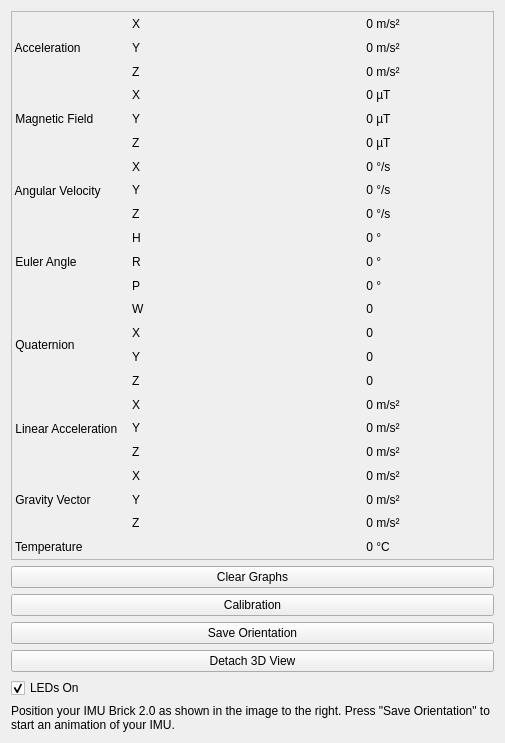
<?xml version="1.0" encoding="UTF-8"?>
<ui version="4.0">
 <class>IMUV2</class>
 <widget class="QWidget" name="IMUV2">
  <property name="geometry">
   <rect>
    <x>0</x>
    <y>0</y>
    <width>505</width>
    <height>743</height>
   </rect>
  </property>
  <property name="windowTitle">
   <string>Form</string>
  </property>
  <layout class="QHBoxLayout" name="horizontalLayout_2">
   <item>
    <layout class="QVBoxLayout" name="verticalLayout_3">
     <item>
      <widget class="QScrollArea" name="scrollArea">
       <property name="sizePolicy">
        <sizepolicy hsizetype="Expanding" vsizetype="Expanding">
         <horstretch>0</horstretch>
         <verstretch>1</verstretch>
        </sizepolicy>
       </property>
       <property name="widgetResizable">
        <bool>true</bool>
       </property>
       <widget class="QWidget" name="scrollAreaWidgetContents_2">
        <property name="geometry">
         <rect>
          <x>0</x>
          <y>0</y>
          <width>483</width>
          <height>511</height>
         </rect>
        </property>
        <layout class="QVBoxLayout" name="verticalLayout_2">
         <property name="margin">
          <number>0</number>
         </property>
         <item>
          <layout class="QGridLayout" name="data_grid">
           <property name="spacing">
            <number>0</number>
           </property>
           <item row="1" column="1">
            <widget class="QLabel" name="label_acceleration_22">
             <property name="text">
              <string>Y</string>
             </property>
            </widget>
           </item>
           <item row="0" column="1">
            <widget class="QLabel" name="label_acceleration_21">
             <property name="text">
              <string>X</string>
             </property>
            </widget>
           </item>
           <item row="22" column="0">
            <widget class="QLabel" name="label_temperature_11">
             <property name="text">
              <string> Temperature</string>
             </property>
            </widget>
           </item>
           <item row="4" column="1">
            <widget class="QLabel" name="label_magnetic_field_22">
             <property name="text">
              <string>Y</string>
             </property>
            </widget>
           </item>
           <item row="5" column="1">
            <widget class="QLabel" name="label_magnetic_field_23">
             <property name="text">
              <string>Z</string>
             </property>
            </widget>
           </item>
           <item row="12" column="2">
            <widget class="QLabel" name="label_quaternion_w">
             <property name="text">
              <string>0</string>
             </property>
             <property name="alignment">
              <set>Qt::AlignRight|Qt::AlignTrailing|Qt::AlignVCenter</set>
             </property>
            </widget>
           </item>
           <item row="6" column="2">
            <widget class="QLabel" name="label_angular_velocity_x">
             <property name="text">
              <string>0</string>
             </property>
             <property name="alignment">
              <set>Qt::AlignRight|Qt::AlignTrailing|Qt::AlignVCenter</set>
             </property>
            </widget>
           </item>
           <item row="4" column="3">
            <widget class="QLabel" name="label_magnetic_field_42">
             <property name="text">
              <string> µT</string>
             </property>
            </widget>
           </item>
           <item row="5" column="3">
            <widget class="QLabel" name="label_magnetic_field_43">
             <property name="text">
              <string> µT</string>
             </property>
            </widget>
           </item>
           <item row="7" column="3">
            <widget class="QLabel" name="label_angular_velocity_42">
             <property name="text">
              <string> °/s</string>
             </property>
            </widget>
           </item>
           <item row="6" column="3">
            <widget class="QLabel" name="label_angular_velocity_41">
             <property name="text">
              <string> °/s</string>
             </property>
            </widget>
           </item>
           <item row="3" column="1">
            <widget class="QLabel" name="label_magnetic_field_21">
             <property name="text">
              <string>X</string>
             </property>
            </widget>
           </item>
           <item row="2" column="1">
            <widget class="QLabel" name="label_acceleration_23">
             <property name="text">
              <string>Z</string>
             </property>
            </widget>
           </item>
           <item row="7" column="1">
            <widget class="QLabel" name="label_angular_velocity_22">
             <property name="text">
              <string>Y</string>
             </property>
            </widget>
           </item>
           <item row="8" column="1">
            <widget class="QLabel" name="label_angular_velocity_23">
             <property name="text">
              <string>Z</string>
             </property>
            </widget>
           </item>
           <item row="6" column="1">
            <widget class="QLabel" name="label_angular_velocity_21">
             <property name="text">
              <string>X</string>
             </property>
            </widget>
           </item>
           <item row="13" column="1">
            <widget class="QLabel" name="label_quaternion_22">
             <property name="text">
              <string>X</string>
             </property>
            </widget>
           </item>
           <item row="12" column="1">
            <widget class="QLabel" name="label_quaternion_21">
             <property name="text">
              <string>W</string>
             </property>
            </widget>
           </item>
           <item row="14" column="1">
            <widget class="QLabel" name="label_quaternion_23">
             <property name="text">
              <string>Y</string>
             </property>
            </widget>
           </item>
           <item row="15" column="1">
            <widget class="QLabel" name="label_quaternion_24">
             <property name="text">
              <string>Z</string>
             </property>
            </widget>
           </item>
           <item row="16" column="1">
            <widget class="QLabel" name="label_linear_acceleration_21">
             <property name="text">
              <string>X</string>
             </property>
            </widget>
           </item>
           <item row="17" column="1">
            <widget class="QLabel" name="label_linear_acceleration_22">
             <property name="text">
              <string>Y</string>
             </property>
            </widget>
           </item>
           <item row="18" column="1">
            <widget class="QLabel" name="label_linear_acceleration_23">
             <property name="text">
              <string>Z</string>
             </property>
            </widget>
           </item>
           <item row="19" column="1">
            <widget class="QLabel" name="label_gravity_vector_21">
             <property name="text">
              <string>X</string>
             </property>
            </widget>
           </item>
           <item row="20" column="1">
            <widget class="QLabel" name="label_gravity_vector_22">
             <property name="text">
              <string>Y</string>
             </property>
            </widget>
           </item>
           <item row="21" column="1">
            <widget class="QLabel" name="label_gravity_vector_23">
             <property name="text">
              <string>Z</string>
             </property>
            </widget>
           </item>
           <item row="1" column="3">
            <widget class="QLabel" name="label_acceleration_42">
             <property name="text">
              <string> m/s²</string>
             </property>
            </widget>
           </item>
           <item row="0" column="3">
            <widget class="QLabel" name="label_acceleration_41">
             <property name="text">
              <string> m/s² </string>
             </property>
            </widget>
           </item>
           <item row="3" column="3">
            <widget class="QLabel" name="label_magnetic_field_41">
             <property name="text">
              <string> µT</string>
             </property>
            </widget>
           </item>
           <item row="2" column="3">
            <widget class="QLabel" name="label_acceleration_43">
             <property name="text">
              <string> m/s²</string>
             </property>
            </widget>
           </item>
           <item row="0" column="2">
            <widget class="QLabel" name="label_acceleration_x">
             <property name="text">
              <string>0</string>
             </property>
             <property name="alignment">
              <set>Qt::AlignRight|Qt::AlignTrailing|Qt::AlignVCenter</set>
             </property>
            </widget>
           </item>
           <item row="8" column="3">
            <widget class="QLabel" name="label_angular_velocity_43">
             <property name="text">
              <string> °/s</string>
             </property>
            </widget>
           </item>
           <item row="9" column="3">
            <widget class="QLabel" name="label_euler_angle_41">
             <property name="text">
              <string> °</string>
             </property>
            </widget>
           </item>
           <item row="10" column="3">
            <widget class="QLabel" name="label_euler_angle_42">
             <property name="text">
              <string> °</string>
             </property>
            </widget>
           </item>
           <item row="11" column="3">
            <widget class="QLabel" name="label_euler_angle_43">
             <property name="text">
              <string> °</string>
             </property>
            </widget>
           </item>
           <item row="12" column="3">
            <widget class="QLabel" name="label_quaternion_41">
             <property name="text">
              <string/>
             </property>
            </widget>
           </item>
           <item row="13" column="3">
            <widget class="QLabel" name="label_quaternion_42">
             <property name="text">
              <string/>
             </property>
            </widget>
           </item>
           <item row="14" column="3">
            <widget class="QLabel" name="label_quaternion_43">
             <property name="text">
              <string/>
             </property>
            </widget>
           </item>
           <item row="15" column="3">
            <widget class="QLabel" name="label_quaternion_44">
             <property name="text">
              <string/>
             </property>
            </widget>
           </item>
           <item row="16" column="3">
            <widget class="QLabel" name="label_linear_acceleration_41">
             <property name="text">
              <string> m/s²</string>
             </property>
            </widget>
           </item>
           <item row="17" column="3">
            <widget class="QLabel" name="label_linear_acceleration_42">
             <property name="text">
              <string> m/s²</string>
             </property>
            </widget>
           </item>
           <item row="18" column="3">
            <widget class="QLabel" name="label_linear_acceleration_43">
             <property name="text">
              <string> m/s²</string>
             </property>
            </widget>
           </item>
           <item row="19" column="3">
            <widget class="QLabel" name="label_gravity_vector_41">
             <property name="text">
              <string> m/s²</string>
             </property>
            </widget>
           </item>
           <item row="20" column="3">
            <widget class="QLabel" name="label_gravity_vector_42">
             <property name="text">
              <string> m/s²</string>
             </property>
            </widget>
           </item>
           <item row="21" column="3">
            <widget class="QLabel" name="label_gravity_vector_43">
             <property name="text">
              <string> m/s²</string>
             </property>
            </widget>
           </item>
           <item row="22" column="3">
            <widget class="QLabel" name="label_temperature_41">
             <property name="text">
              <string> °C</string>
             </property>
            </widget>
           </item>
           <item row="1" column="2">
            <widget class="QLabel" name="label_acceleration_y">
             <property name="text">
              <string>0</string>
             </property>
             <property name="alignment">
              <set>Qt::AlignRight|Qt::AlignTrailing|Qt::AlignVCenter</set>
             </property>
            </widget>
           </item>
           <item row="2" column="2">
            <widget class="QLabel" name="label_acceleration_z">
             <property name="text">
              <string>0</string>
             </property>
             <property name="alignment">
              <set>Qt::AlignRight|Qt::AlignTrailing|Qt::AlignVCenter</set>
             </property>
            </widget>
           </item>
           <item row="3" column="2">
            <widget class="QLabel" name="label_magnetic_field_x">
             <property name="text">
              <string>0</string>
             </property>
             <property name="alignment">
              <set>Qt::AlignRight|Qt::AlignTrailing|Qt::AlignVCenter</set>
             </property>
            </widget>
           </item>
           <item row="5" column="2">
            <widget class="QLabel" name="label_magnetic_field_z">
             <property name="text">
              <string>0</string>
             </property>
             <property name="alignment">
              <set>Qt::AlignRight|Qt::AlignTrailing|Qt::AlignVCenter</set>
             </property>
            </widget>
           </item>
           <item row="4" column="2">
            <widget class="QLabel" name="label_magnetic_field_y">
             <property name="text">
              <string>0</string>
             </property>
             <property name="alignment">
              <set>Qt::AlignRight|Qt::AlignTrailing|Qt::AlignVCenter</set>
             </property>
            </widget>
           </item>
           <item row="8" column="2">
            <widget class="QLabel" name="label_angular_velocity_z">
             <property name="text">
              <string>0</string>
             </property>
             <property name="alignment">
              <set>Qt::AlignRight|Qt::AlignTrailing|Qt::AlignVCenter</set>
             </property>
            </widget>
           </item>
           <item row="7" column="2">
            <widget class="QLabel" name="label_angular_velocity_y">
             <property name="text">
              <string>0</string>
             </property>
             <property name="alignment">
              <set>Qt::AlignRight|Qt::AlignTrailing|Qt::AlignVCenter</set>
             </property>
            </widget>
           </item>
           <item row="13" column="2">
            <widget class="QLabel" name="label_quaternion_x">
             <property name="text">
              <string>0</string>
             </property>
             <property name="alignment">
              <set>Qt::AlignRight|Qt::AlignTrailing|Qt::AlignVCenter</set>
             </property>
            </widget>
           </item>
           <item row="14" column="2">
            <widget class="QLabel" name="label_quaternion_y">
             <property name="text">
              <string>0</string>
             </property>
             <property name="alignment">
              <set>Qt::AlignRight|Qt::AlignTrailing|Qt::AlignVCenter</set>
             </property>
            </widget>
           </item>
           <item row="16" column="2">
            <widget class="QLabel" name="label_linear_acceleration_x">
             <property name="text">
              <string>0</string>
             </property>
             <property name="alignment">
              <set>Qt::AlignRight|Qt::AlignTrailing|Qt::AlignVCenter</set>
             </property>
            </widget>
           </item>
           <item row="15" column="2">
            <widget class="QLabel" name="label_quaternion_z">
             <property name="text">
              <string>0</string>
             </property>
             <property name="alignment">
              <set>Qt::AlignRight|Qt::AlignTrailing|Qt::AlignVCenter</set>
             </property>
            </widget>
           </item>
           <item row="17" column="2">
            <widget class="QLabel" name="label_linear_acceleration_y">
             <property name="text">
              <string>0</string>
             </property>
             <property name="alignment">
              <set>Qt::AlignRight|Qt::AlignTrailing|Qt::AlignVCenter</set>
             </property>
            </widget>
           </item>
           <item row="19" column="2">
            <widget class="QLabel" name="label_gravity_vector_x">
             <property name="text">
              <string>0</string>
             </property>
             <property name="alignment">
              <set>Qt::AlignRight|Qt::AlignTrailing|Qt::AlignVCenter</set>
             </property>
            </widget>
           </item>
           <item row="18" column="2">
            <widget class="QLabel" name="label_linear_acceleration_z">
             <property name="text">
              <string>0</string>
             </property>
             <property name="alignment">
              <set>Qt::AlignRight|Qt::AlignTrailing|Qt::AlignVCenter</set>
             </property>
            </widget>
           </item>
           <item row="20" column="2">
            <widget class="QLabel" name="label_gravity_vector_y">
             <property name="text">
              <string>0</string>
             </property>
             <property name="alignment">
              <set>Qt::AlignRight|Qt::AlignTrailing|Qt::AlignVCenter</set>
             </property>
            </widget>
           </item>
           <item row="22" column="2">
            <widget class="QLabel" name="label_temperature">
             <property name="text">
              <string>0</string>
             </property>
             <property name="alignment">
              <set>Qt::AlignRight|Qt::AlignTrailing|Qt::AlignVCenter</set>
             </property>
            </widget>
           </item>
           <item row="21" column="2">
            <widget class="QLabel" name="label_gravity_vector_z">
             <property name="text">
              <string>0</string>
             </property>
             <property name="alignment">
              <set>Qt::AlignRight|Qt::AlignTrailing|Qt::AlignVCenter</set>
             </property>
            </widget>
           </item>
           <item row="12" column="0" rowspan="4">
            <widget class="QLabel" name="label_quaternion_11">
             <property name="text">
              <string> Quaternion</string>
             </property>
            </widget>
           </item>
           <item row="9" column="0" rowspan="3">
            <widget class="QLabel" name="label_euler_angle_11">
             <property name="text">
              <string> Euler Angle</string>
             </property>
            </widget>
           </item>
           <item row="6" column="0" rowspan="3">
            <widget class="QLabel" name="label_angular_velocity_11">
             <property name="text">
              <string> Angular Velocity</string>
             </property>
            </widget>
           </item>
           <item row="3" column="0" rowspan="3">
            <widget class="QLabel" name="label_magnetic_field_11">
             <property name="text">
              <string> Magnetic Field</string>
             </property>
            </widget>
           </item>
           <item row="0" column="0" rowspan="3">
            <widget class="QLabel" name="label_acceleration_11">
             <property name="autoFillBackground">
              <bool>false</bool>
             </property>
             <property name="text">
              <string> Acceleration</string>
             </property>
            </widget>
           </item>
           <item row="16" column="0" rowspan="3">
            <widget class="QLabel" name="label_linear_acceleration_11">
             <property name="text">
              <string> Linear Acceleration  </string>
             </property>
            </widget>
           </item>
           <item row="19" column="0" rowspan="3">
            <widget class="QLabel" name="label_gravity_vector_11">
             <property name="text">
              <string> Gravity Vector</string>
             </property>
            </widget>
           </item>
           <item row="22" column="1">
            <widget class="QLabel" name="label_temperature_21">
             <property name="text">
              <string/>
             </property>
            </widget>
           </item>
           <item row="10" column="1">
            <widget class="QLabel" name="label_euler_angle_21">
             <property name="text">
              <string>R</string>
             </property>
            </widget>
           </item>
           <item row="9" column="1">
            <widget class="QLabel" name="label_euler_angle_23">
             <property name="text">
              <string>H</string>
             </property>
            </widget>
           </item>
           <item row="11" column="1">
            <widget class="QLabel" name="label_euler_angle_22">
             <property name="text">
              <string>P</string>
             </property>
            </widget>
           </item>
           <item row="9" column="2">
            <widget class="QLabel" name="label_euler_angle_heading">
             <property name="text">
              <string>0</string>
             </property>
             <property name="alignment">
              <set>Qt::AlignRight|Qt::AlignTrailing|Qt::AlignVCenter</set>
             </property>
            </widget>
           </item>
           <item row="11" column="2">
            <widget class="QLabel" name="label_euler_angle_pitch">
             <property name="text">
              <string>0</string>
             </property>
             <property name="alignment">
              <set>Qt::AlignRight|Qt::AlignTrailing|Qt::AlignVCenter</set>
             </property>
            </widget>
           </item>
           <item row="10" column="2">
            <widget class="QLabel" name="label_euler_angle_roll">
             <property name="text">
              <string>0</string>
             </property>
             <property name="alignment">
              <set>Qt::AlignRight|Qt::AlignTrailing|Qt::AlignVCenter</set>
             </property>
            </widget>
           </item>
          </layout>
         </item>
        </layout>
       </widget>
      </widget>
     </item>
     <item>
      <layout class="QHBoxLayout" name="layout_bottom">
       <item>
        <layout class="QVBoxLayout" name="verticalLayout">
         <item>
          <widget class="QPushButton" name="clear_graphs">
           <property name="sizePolicy">
            <sizepolicy hsizetype="Expanding" vsizetype="Fixed">
             <horstretch>1</horstretch>
             <verstretch>0</verstretch>
            </sizepolicy>
           </property>
           <property name="text">
            <string>Clear Graphs</string>
           </property>
          </widget>
         </item>
         <item>
          <widget class="QPushButton" name="button_calibration">
           <property name="text">
            <string>Calibration</string>
           </property>
          </widget>
         </item>
         <item>
          <widget class="QPushButton" name="save_orientation">
           <property name="text">
            <string>Save Orientation</string>
           </property>
          </widget>
         </item>
         <item>
          <widget class="QPushButton" name="button_detach_3d_view">
           <property name="text">
            <string>Detach 3D View</string>
           </property>
          </widget>
         </item>
         <item>
          <widget class="QCheckBox" name="checkbox_leds">
           <property name="text">
            <string>LEDs On</string>
           </property>
           <property name="checked">
            <bool>true</bool>
           </property>
          </widget>
         </item>
         <item>
          <spacer name="verticalSpacer">
           <property name="orientation">
            <enum>Qt::Vertical</enum>
           </property>
           <property name="sizeHint" stdset="0">
            <size>
             <width>20</width>
             <height>0</height>
            </size>
           </property>
          </spacer>
         </item>
         <item>
          <widget class="QLabel" name="orientation_label">
           <property name="text">
            <string>Position your IMU Brick 2.0 as shown in the image to the right. Press &quot;Save Orientation&quot; to start an animation of your IMU.</string>
           </property>
           <property name="wordWrap">
            <bool>true</bool>
           </property>
          </widget>
         </item>
        </layout>
       </item>
      </layout>
     </item>
    </layout>
   </item>
  </layout>
 </widget>
 <resources/>
 <connections/>
</ui>
